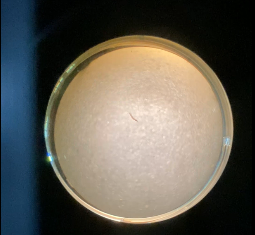
#> input picture videos/sample.png, 255 x 235 px
$ python inRange.py
#> lines starting #> are read from the running program, lines starting #| are printed output that depends on the picture; after the words box and inside, x2 and y2 are one past the last pixel; in counts of white or black regions, pixels touching at a corner belong together
# [45 lines of commented-out code are left out]

import cv2 as cv
import argparse
max_value = 255
max_value_H = 360//2
low_H = 0
low_S = 0
low_V = 0
high_H = max_value_H
high_S = max_value
high_V = max_value
window_capture_name = 'Video Capture'
window_detection_name = 'Object Detection'
low_H_name = 'Low H'
low_S_name = 'Low S'
low_V_name = 'Low V'
high_H_name = 'High H'
high_S_name = 'High S'
high_V_name = 'High V'
def on_low_H_thresh_trackbar(val):
    global low_H
    global high_H
    low_H = val
    low_H = min(high_H-1, low_H)
    cv.setTrackbarPos(low_H_name, window_detection_name, low_H)
def on_high_H_thresh_trackbar(val):
    global low_H
    global high_H
    high_H = val
    high_H = max(high_H, low_H+1)
    cv.setTrackbarPos(high_H_name, window_detection_name, high_H)
def on_low_S_thresh_trackbar(val):
    global low_S
    global high_S
    low_S = val
    low_S = min(high_S-1, low_S)
    cv.setTrackbarPos(low_S_name, window_detection_name, low_S)
def on_high_S_thresh_trackbar(val):
    global low_S
    global high_S
    high_S = val
    high_S = max(high_S, low_S+1)
    cv.setTrackbarPos(high_S_name, window_detection_name, high_S)
def on_low_V_thresh_trackbar(val):
    global low_V
    global high_V
    low_V = val
    low_V = min(high_V-1, low_V)
    cv.setTrackbarPos(low_V_name, window_detection_name, low_V)
def on_high_V_thresh_trackbar(val):
    global low_V
    global high_V
    high_V = val
    high_V = max(high_V, low_V+1)
    cv.setTrackbarPos(high_V_name, window_detection_name, high_V)


# [4 lines of commented-out code are left out]
cv.namedWindow(window_capture_name)
cv.namedWindow(window_detection_name)
cv.createTrackbar(low_H_name, window_detection_name , low_H, max_value_H, on_low_H_thresh_trackbar)
cv.createTrackbar(high_H_name, window_detection_name , high_H, max_value_H, on_high_H_thresh_trackbar)
cv.createTrackbar(low_S_name, window_detection_name , low_S, max_value, on_low_S_thresh_trackbar)
cv.createTrackbar(high_S_name, window_detection_name , high_S, max_value, on_high_S_thresh_trackbar)
cv.createTrackbar(low_V_name, window_detection_name , low_V, max_value, on_low_V_thresh_trackbar)
cv.createTrackbar(high_V_name, window_detection_name , high_V, max_value, on_high_V_thresh_trackbar)
while True:

    # Carregando a imagem
    imagem = cv.imread('../videos/sample.png')
#> imagem is the input picture: shape (235, 255, 3); mean B, G, R 82.2, 91.9, 95.7
    imagem_gaus = cv.GaussianBlur(imagem, (3, 3), 0)
    # Convertendo a imagem para o espaço de cores HSV (Hue, Saturation, Value)
    imagem_hsv = cv.cvtColor(imagem_gaus, cv.COLOR_BGR2HSV)
#> imagem_hsv: shape (235, 255, 3); mean H, S, V 42.8, 115.1, 106.1

    # ret, frame = cap.read()

    frame_threshold = cv.inRange(imagem_gaus, (low_H, low_S, low_V), (high_H, high_S, high_V))
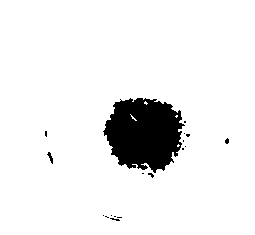
#> frame_threshold: shape (235, 255); 92.4% white; 18 black regions (16 under 20 px), largest, box (x1, y1, x2, y2) and area: (103, 98, 185, 173) 4398, (47, 152, 53, 164) 32


    cv.imshow(window_capture_name, imagem)
    cv.imshow("gaus", imagem_gaus)
    cv.imshow("hsv", imagem_hsv)
    cv.imshow(window_detection_name, frame_threshold)


    key = cv.waitKey(30)
#> (key q is pressed here)
    if key == ord('q') or key == 27:
        break
cv.destroyAllWindows()
